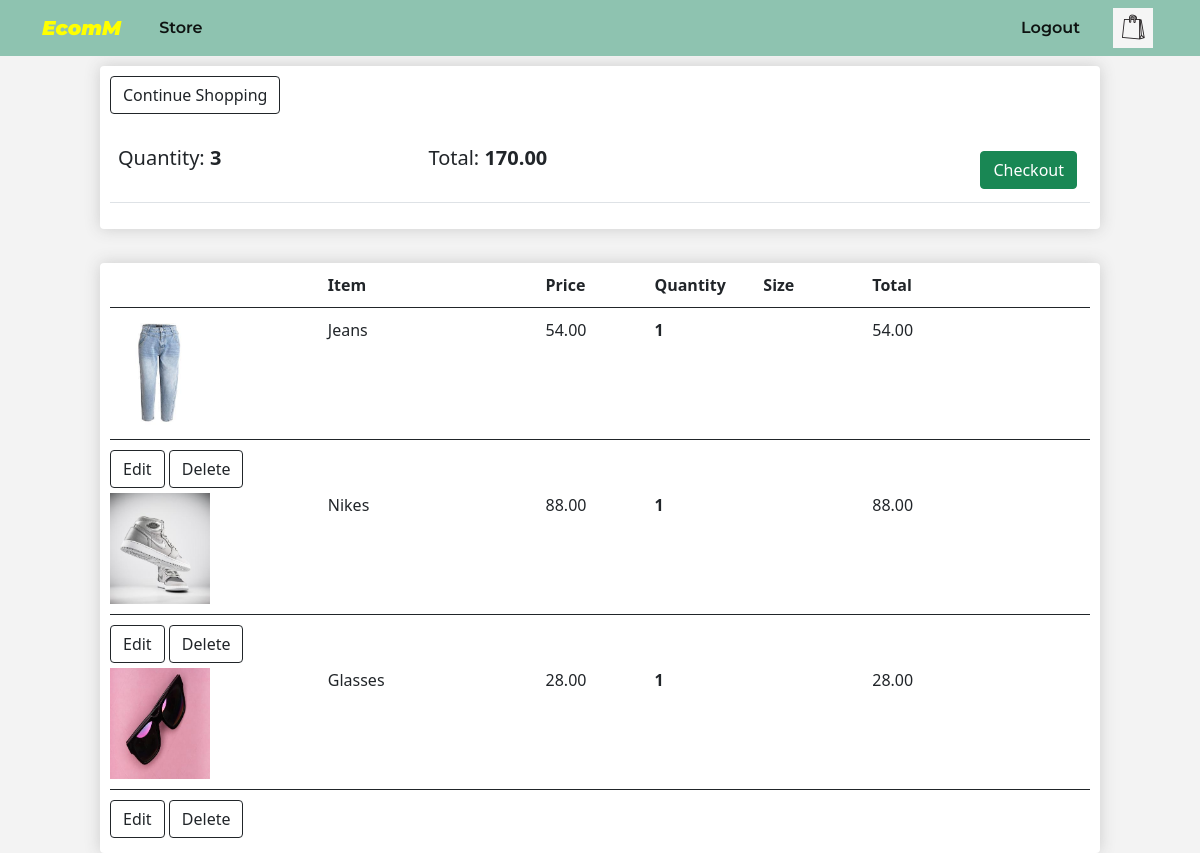
The page /order/ (signed in) on the database its author committed.
### products/models.py (models this page shows, shortened)
class Order(models.Model):
    customer = models.ForeignKey(Profile, on_delete=models.SET_NULL, null=True)
    compleated = models.BooleanField(default=False)
    @property
    def get_price_total(self):
        orderitems = self.order_items.all()
        total_orderitem = sum([item.get_total for item in orderitems])
        return total_orderitem
    @property
    def get_qty_total(self):
        orderitems = self.order_items.all()
        total_qty = sum([item.quantity for item in orderitems])
        return total_qty

class OrderItem(models.Model):
    product = models.ForeignKey(ProductCard, on_delete=models.SET_NULL, null=True, blank=True)
    order = models.ForeignKey(Order, on_delete=models.SET_NULL, null=True, related_name="order_items", blank=True)
    quantity = models.IntegerField(default=1, null=True, blank=True)
    shoe_size = models.ForeignKey('ShoeSize', on_delete=models.SET_NULL, blank=True, null=True)
    cloth_size = models.ForeignKey('ClothSize', on_delete=models.SET_NULL, blank=True, null=True)
    @property
    def get_total(self):
        total = self.product.price * self.quantity
        return total

class ProductCard(models.Model):
    product_image = models.ImageField(null=True, blank=True, upload_to="product_images/", default="default-product.png")
    title = models.CharField(max_length=150)
    description = models.TextField(max_length=500, null=True, blank=True)
    price = models.DecimalField(max_digits=5, decimal_places=2)
    created = models.DateTimeField(auto_now_add=True)
    is_shoe = models.BooleanField(default=True)
    is_cloth = models.BooleanField(default=True)
    def __str__(self):
        return self.title
    class Meta:
        ordering = ['created']

### products/views.py (the view)
# urls.py: path('order/', views.order, name='order'),
@login_required(login_url='login')
def order(request):
    customer = request.user.profile
    order = Order.objects.filter(customer=customer, compleated=False).first()
    orderItems = order.order_items.all()
    return render(request, 'products/order.html', {'orderItems':orderItems, 'order':order,})

### products/templates/products/order.html (shortened to what this page needs)
{%extends 'main.html'%} {% load static %} {%block content%}
<div class="wrapper">
  <div class="row">
    <div class="col-lg-12">
      <div class="box-element">
        <a class="btn btn-outline-dark" href="{%url 'products' %}">Continue Shopping</a>
        <br />
        <br />
        <table class="table">
          <tr>
            <th>
              <h5>Quantity: <strong>{{order.get_qty_total}}</strong></h5>
            </th>
            <th>
              <h5>
                Total: <strong>{{order.get_price_total|floatformat:2}}</strong>
              </h5>
            </th>
            <th>
              <a
                id="checkout"
                class="btn btn-success"
                href="{%url 'checkout' order.id%}">Checkout</a>
            </th>
          </tr>
        </table>
      </div>
      <br />
      <div class="box-element">
        <div class="cart-row">
          <div style="flex: 2"></div>
          <div style="flex: 2"><strong>Item</strong></div>
          <div style="flex: 1"><strong>Price</strong></div>
          <div style="flex: 1"><strong>Quantity</strong></div>
          <div style="flex: 1"><strong>Size</strong></div>
          <div style="flex: 2"><strong>Total</strong></div>
        </div>
        {% for item in orderItems %}
        <div class="cart-row">
          <div style="flex: 2">
            {%if item.product.product_image%}
            <img
              class="row-image"
              src="{{item.product.product_image.url}}"
              alt=""
            />
            {%endif%}
          </div>
          <div style="flex: 2"><p>{{item.product}}</p></div>
          <div style="flex: 1"><p>{{item.product.price|floatformat:2}}</p></div>
          <div style="flex: 1">
            <p class="quantity">
              {{item.quantity}}
            </p>
          </div>
          <div style="flex: 1">
          </div>
          <div style="flex: 2"><p>{{item.get_total|floatformat:2}}</p></div>
        </div>
        <div class="edit">
          <a class="btn btn-outline-dark" href="{%url 'update-orderItem' item.id %}">Edit</a>
          <a class="btn btn-outline-dark" href="{%url 'delete-orderItem' item.id %}">Delete</a>
        </div>
        {% endfor %}
      </div>
    </div>
  </div>
</div>
{%endblock%}

### static/css/style.css (style rules this page uses)
* { text-decoration: none; }
body { background-color: #f3f3f3; }
.wrapper { margin: 0 auto; width: 1000px; }
.box-element { box-shadow: hsl(0, 0%, 80%) 0 0 16px; background-color: #fff; border-radius: 4px; padding: 10px; margin-top: 10px; }
#checkout, #shipout { float: right; margin: 5px; }
.cart-row { display: flex; align-items: stretch; padding-bottom: 10px; margin-bottom: 10px; border-bottom: 1px solid; }
.row-image { width: 100px; }
.edit { display: inline-block; margin-bottom: 5px; }
.quantity { display: inline-block; font-weight: 700; padding-right: 10px; margin-bottom: 0; }

### rows shown on the page
Order: get_qty_total "3", get_price_total "170.00"
OrderItem: product.product_image (picture), product "Jeans", product.price "54.00", quantity "1", get_total "54.00"
OrderItem: product.product_image (picture), product "Nikes", product.price "88.00", quantity "1", get_total "88.00"
OrderItem: product.product_image (picture), product "Glasses", product.price "28.00", quantity "1", get_total "28.00"
